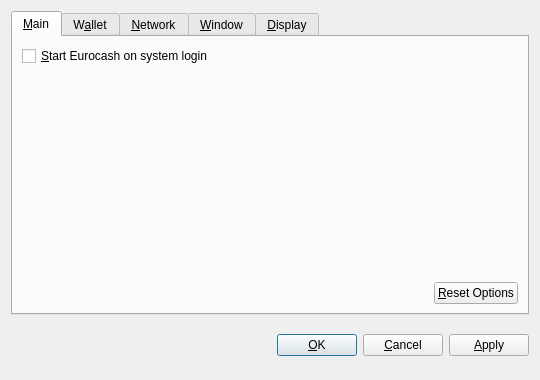
<?xml version="1.0" encoding="UTF-8"?>
<ui version="4.0">
 <class>OptionsDialog</class>
 <widget class="QDialog" name="OptionsDialog">
  <property name="geometry">
   <rect>
    <x>0</x>
    <y>0</y>
    <width>540</width>
    <height>380</height>
   </rect>
  </property>
  <property name="windowTitle">
   <string>Options</string>
  </property>
  <property name="modal">
   <bool>true</bool>
  </property>
  <layout class="QVBoxLayout" name="verticalLayout">
   <item>
    <widget class="QTabWidget" name="tabWidget">
     <property name="tabPosition">
      <enum>QTabWidget::North</enum>
     </property>
     <property name="currentIndex">
      <number>0</number>
     </property>
     <widget class="QWidget" name="tabMain">
      <attribute name="title">
       <string>&amp;Main</string>
      </attribute>
      <layout class="QVBoxLayout" name="verticalLayout_Main">
       <item>
        <widget class="QCheckBox" name="bitcoinAtStartup">
         <property name="toolTip">
          <string>Automatically start Eurocash after logging in to the system.</string>
         </property>
         <property name="text">
          <string>&amp;Start Eurocash on system login</string>
         </property>
        </widget>
       </item>
       <item>
        <spacer name="verticalSpacer_Main">
         <property name="orientation">
          <enum>Qt::Vertical</enum>
         </property>
         <property name="sizeHint" stdset="0">
          <size>
           <width>20</width>
           <height>40</height>
          </size>
         </property>
        </spacer>
       </item>
       <item>
        <layout class="QHBoxLayout" name="horizontalLayout_2_Main">
         <item>
          <spacer name="horizontalSpacer_2_Main">
           <property name="orientation">
            <enum>Qt::Horizontal</enum>
           </property>
           <property name="sizeHint" stdset="0">
            <size>
             <width>40</width>
             <height>20</height>
            </size>
           </property>
          </spacer>
         </item>
         <item>
          <widget class="QPushButton" name="resetButton">
           <property name="toolTip">
            <string>Reset all client options to default.</string>
           </property>
           <property name="text">
            <string>&amp;Reset Options</string>
           </property>
           <property name="autoDefault">
            <bool>false</bool>
           </property>
          </widget>
         </item>
        </layout>
       </item>
      </layout>
     </widget>
     <widget class="QWidget" name="tabWallet">
      <attribute name="title">
       <string>W&amp;allet</string>
      </attribute>
      <layout class="QVBoxLayout" name="verticalLayout_Network">
       <item>
        <widget class="QLabel" name="transactionFeeInfoLabel">
         <property name="text">
          <string>Optional transaction fee per kB that helps make sure your transactions are processed quickly. Most transactions are 1 kB.</string>
         </property>
         <property name="textFormat">
          <enum>Qt::PlainText</enum>
         </property>
         <property name="wordWrap">
          <bool>true</bool>
         </property>
        </widget>
       </item>
       <item>
        <layout class="QHBoxLayout" name="horizontalLayout_1_Main">
         <item>
          <widget class="QLabel" name="transactionFeeLabel">
           <property name="text">
            <string>Pay transaction &amp;fee</string>
           </property>
           <property name="textFormat">
            <enum>Qt::PlainText</enum>
           </property>
           <property name="buddy">
            <cstring>transactionFee</cstring>
           </property>
          </widget>
         </item>
         <item>
          <widget class="BitcoinAmountField" name="transactionFee"/>
         </item>
         <item>
          <spacer name="horizontalSpacer_1_Main">
           <property name="orientation">
            <enum>Qt::Horizontal</enum>
           </property>
           <property name="sizeHint" stdset="0">
            <size>
             <width>40</width>
             <height>20</height>
            </size>
           </property>
          </spacer>
         </item>
        </layout>
       </item>
       <item>
        <widget class="QLabel" name="label">
         <property name="text">
          <string>If you disable the spending of unconfirmed change, the change from a transaction cannot be used until that transaction has at least one confirmation. This also affects how your balance is computed.</string>
         </property>
         <property name="wordWrap">
          <bool>true</bool>
         </property>
        </widget>
       </item>
       <item>
        <widget class="QCheckBox" name="spendZeroConfChange">
         <property name="text">
          <string>Spend unconfirmed change  (experts only)</string>
         </property>
        </widget>
       </item>
       <item>
        <spacer name="verticalSpacer">
         <property name="orientation">
          <enum>Qt::Vertical</enum>
         </property>
         <property name="sizeHint" stdset="0">
          <size>
           <width>20</width>
           <height>40</height>
          </size>
         </property>
        </spacer>
       </item>
      </layout>
     </widget>
     <widget class="QWidget" name="tabNetwork">
      <attribute name="title">
       <string>&amp;Network</string>
      </attribute>
      <layout class="QVBoxLayout" name="verticalLayout_Network">
       <item>
        <widget class="QCheckBox" name="mapPortUpnp">
         <property name="toolTip">
          <string>Automatically open the Eurocash client port on the router. This only works when your router supports UPnP and it is enabled.</string>
         </property>
         <property name="text">
          <string>Map port using &amp;UPnP</string>
         </property>
        </widget>
       </item>
       <item>
        <widget class="QCheckBox" name="connectSocks">
         <property name="toolTip">
          <string>Connect to the Eurocash network through a SOCKS proxy (e.g. when connecting through Tor).</string>
         </property>
         <property name="text">
          <string>&amp;Connect through SOCKS proxy:</string>
         </property>
        </widget>
       </item>
       <item>
        <layout class="QHBoxLayout" name="horizontalLayout_Network">
         <item>
          <widget class="QLabel" name="proxyIpLabel">
           <property name="text">
            <string>Proxy &amp;IP:</string>
           </property>
           <property name="textFormat">
            <enum>Qt::PlainText</enum>
           </property>
           <property name="buddy">
            <cstring>proxyIp</cstring>
           </property>
          </widget>
         </item>
         <item>
          <widget class="QValidatedLineEdit" name="proxyIp">
           <property name="maximumSize">
            <size>
             <width>140</width>
             <height>16777215</height>
            </size>
           </property>
           <property name="toolTip">
            <string>IP address of the proxy (e.g. 127.0.0.1)</string>
           </property>
          </widget>
         </item>
         <item>
          <widget class="QLabel" name="proxyPortLabel">
           <property name="text">
            <string>&amp;Port:</string>
           </property>
           <property name="textFormat">
            <enum>Qt::PlainText</enum>
           </property>
           <property name="buddy">
            <cstring>proxyPort</cstring>
           </property>
          </widget>
         </item>
         <item>
          <widget class="QLineEdit" name="proxyPort">
           <property name="maximumSize">
            <size>
             <width>55</width>
             <height>16777215</height>
            </size>
           </property>
           <property name="toolTip">
            <string>Port of the proxy (e.g. 9050)</string>
           </property>
          </widget>
         </item>
         <item>
          <widget class="QLabel" name="socksVersionLabel">
           <property name="text">
            <string>SOCKS &amp;Version:</string>
           </property>
           <property name="textFormat">
            <enum>Qt::PlainText</enum>
           </property>
           <property name="buddy">
            <cstring>socksVersion</cstring>
           </property>
          </widget>
         </item>
         <item>
          <widget class="QValueComboBox" name="socksVersion">
           <property name="toolTip">
            <string>SOCKS version of the proxy (e.g. 5)</string>
           </property>
          </widget>
         </item>
         <item>
          <spacer name="horizontalSpacer_Network">
           <property name="orientation">
            <enum>Qt::Horizontal</enum>
           </property>
           <property name="sizeHint" stdset="0">
            <size>
             <width>40</width>
             <height>20</height>
            </size>
           </property>
          </spacer>
         </item>
        </layout>
       </item>
       <item>
        <spacer name="verticalSpacer_Network">
         <property name="orientation">
          <enum>Qt::Vertical</enum>
         </property>
         <property name="sizeHint" stdset="0">
          <size>
           <width>20</width>
           <height>40</height>
          </size>
         </property>
        </spacer>
       </item>
      </layout>
     </widget>
     <widget class="QWidget" name="tabWindow">
      <attribute name="title">
       <string>&amp;Window</string>
      </attribute>
      <layout class="QVBoxLayout" name="verticalLayout_Window">
       <item>
        <widget class="QCheckBox" name="minimizeToTray">
         <property name="toolTip">
          <string>Show only a tray icon after minimizing the window.</string>
         </property>
         <property name="text">
          <string>&amp;Minimize to the tray instead of the taskbar</string>
         </property>
        </widget>
       </item>
       <item>
        <widget class="QCheckBox" name="minimizeOnClose">
         <property name="toolTip">
          <string>Minimize instead of exit the application when the window is closed. When this option is enabled, the application will be closed only after selecting Quit in the menu.</string>
         </property>
         <property name="text">
          <string>M&amp;inimize on close</string>
         </property>
        </widget>
       </item>
       <item>
        <spacer name="verticalSpacer_Window">
         <property name="orientation">
          <enum>Qt::Vertical</enum>
         </property>
         <property name="sizeHint" stdset="0">
          <size>
           <width>20</width>
           <height>40</height>
          </size>
         </property>
        </spacer>
       </item>
      </layout>
     </widget>
     <widget class="QWidget" name="tabDisplay">
      <attribute name="title">
       <string>&amp;Display</string>
      </attribute>
      <layout class="QVBoxLayout" name="verticalLayout_Display">
       <item>
        <layout class="QHBoxLayout" name="horizontalLayout_1_Display">
         <item>
          <widget class="QLabel" name="langLabel">
           <property name="text">
            <string>User Interface &amp;language:</string>
           </property>
           <property name="textFormat">
            <enum>Qt::PlainText</enum>
           </property>
           <property name="buddy">
            <cstring>lang</cstring>
           </property>
          </widget>
         </item>
         <item>
          <widget class="QValueComboBox" name="lang">
           <property name="toolTip">
            <string>The user interface language can be set here. This setting will take effect after restarting Eurocash.</string>
           </property>
          </widget>
         </item>
        </layout>
       </item>
       <item>
        <layout class="QHBoxLayout" name="horizontalLayout_2_Display">
         <item>
          <widget class="QLabel" name="unitLabel">
           <property name="text">
            <string>&amp;Unit to show amounts in:</string>
           </property>
           <property name="textFormat">
            <enum>Qt::PlainText</enum>
           </property>
           <property name="buddy">
            <cstring>unit</cstring>
           </property>
          </widget>
         </item>
         <item>
          <widget class="QValueComboBox" name="unit">
           <property name="toolTip">
            <string>Choose the default subdivision unit to show in the interface and when sending coins.</string>
           </property>
          </widget>
         </item>
        </layout>
       </item>
       <item>
        <widget class="QCheckBox" name="displayAddresses">
         <property name="toolTip">
          <string>Whether to show Eurocash addresses in the transaction list or not.</string>
         </property>
         <property name="text">
          <string>&amp;Display addresses in transaction list</string>
         </property>
        </widget>
       </item>
       <item>
        <widget class="QCheckBox" name="coinControlFeatures">
         <property name="toolTip">
          <string>Whether to show coin control features or not.</string>
         </property>
         <property name="text">
          <string>Display coin &amp;control features (experts only!)</string>
         </property>
        </widget>
       </item>
       <item>
        <spacer name="verticalSpacer_Display">
         <property name="orientation">
          <enum>Qt::Vertical</enum>
         </property>
         <property name="sizeHint" stdset="0">
          <size>
           <width>20</width>
           <height>40</height>
          </size>
         </property>
        </spacer>
       </item>
      </layout>
     </widget>
    </widget>
   </item>
   <item>
    <layout class="QHBoxLayout" name="horizontalLayout_Buttons">
     <item>
      <spacer name="horizontalSpacer_1">
       <property name="orientation">
        <enum>Qt::Horizontal</enum>
       </property>
       <property name="sizeHint" stdset="0">
        <size>
         <width>40</width>
         <height>48</height>
        </size>
       </property>
      </spacer>
     </item>
     <item>
      <widget class="QLabel" name="statusLabel">
       <property name="font">
        <font>
         <weight>75</weight>
         <bold>true</bold>
        </font>
       </property>
       <property name="text">
        <string/>
       </property>
       <property name="textFormat">
        <enum>Qt::PlainText</enum>
       </property>
       <property name="wordWrap">
        <bool>true</bool>
       </property>
      </widget>
     </item>
     <item>
      <spacer name="horizontalSpacer_2">
       <property name="orientation">
        <enum>Qt::Horizontal</enum>
       </property>
       <property name="sizeHint" stdset="0">
        <size>
         <width>40</width>
         <height>48</height>
        </size>
       </property>
      </spacer>
     </item>
     <item>
      <widget class="QPushButton" name="okButton">
       <property name="text">
        <string>&amp;OK</string>
       </property>
      </widget>
     </item>
     <item>
      <widget class="QPushButton" name="cancelButton">
       <property name="text">
        <string>&amp;Cancel</string>
       </property>
       <property name="autoDefault">
        <bool>false</bool>
       </property>
      </widget>
     </item>
     <item>
      <widget class="QPushButton" name="applyButton">
       <property name="text">
        <string>&amp;Apply</string>
       </property>
       <property name="autoDefault">
        <bool>false</bool>
       </property>
      </widget>
     </item>
    </layout>
   </item>
  </layout>
 </widget>
 <customwidgets>
  <customwidget>
   <class>BitcoinAmountField</class>
   <extends>QSpinBox</extends>
   <header>bitcoinamountfield.h</header>
  </customwidget>
  <customwidget>
   <class>QValueComboBox</class>
   <extends>QComboBox</extends>
   <header>qvaluecombobox.h</header>
  </customwidget>
  <customwidget>
   <class>QValidatedLineEdit</class>
   <extends>QLineEdit</extends>
   <header>qvalidatedlineedit.h</header>
  </customwidget>
 </customwidgets>
 <resources/>
 <connections/>
</ui>
